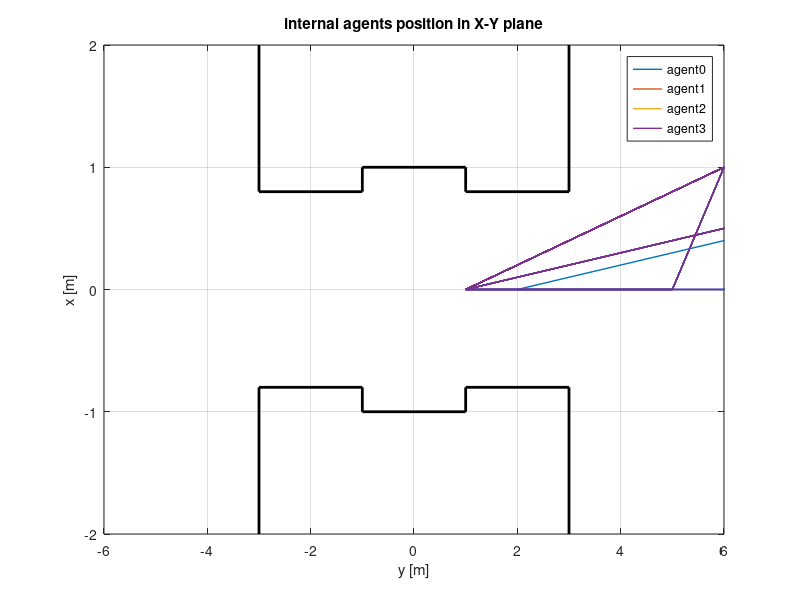
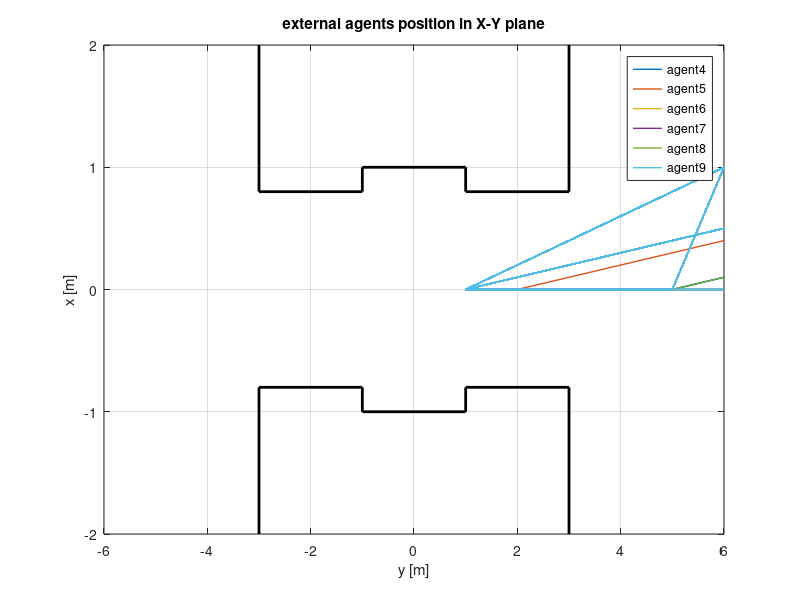

Write MATLAB code to recreate these figures, in order.
%% generate figures
clc; clear; close all;

tunnel_data = load('data.dat');
agent1 = tunnel_data(1:10:end-9,:);
agent2 = tunnel_data(2:10:end-8,:);
agent3 = tunnel_data(3:10:end-7,:);
agent4 = tunnel_data(4:10:end-6,:);
agent5 = tunnel_data(5:10:end-5,:);
agent6 = tunnel_data(6:10:end-4,:);
agent7 = tunnel_data(7:10:end-3,:);
agent8 = tunnel_data(8:10:end-2,:);
agent9 = tunnel_data(9:10:end-1,:);
agent10 = tunnel_data(10:10:end,:);

time = 1:1:tunnel_data(end,1);

% plot internal agent position
figure
plot(agent1(:,4),agent1(:,3),'LineWidth',1);
hold on
grid on
plot(agent2(:,4),agent2(:,3),'LineWidth',1);
plot(agent3(:,4),agent3(:,3),'LineWidth',1);
plot(agent4(:,4),agent4(:,3),'LineWidth',1);

line([-3 -3],[-2,-0.8],'color','black','LineWidth',2);
line([-3 -3],[0.8,2],'color','black','LineWidth',2);
line([3 3],[-2,-0.8],'color','black','LineWidth',2);
line([3 3],[0.8,2],'color','black','LineWidth',2);
line([-1 -1],[-1,-0.8],'color','black','LineWidth',2);
line([-1 -1],[0.8,1],'color','black','LineWidth',2);
line([1 1],[-1,-0.8],'color','black','LineWidth',2);
line([1 1],[0.8,1],'color','black','LineWidth',2);

line([-3 -1],[-0.8,-0.8],'color','black','LineWidth',2);
line([-3 -1],[0.8,0.8],'color','black','LineWidth',2);
line([1 3],[-0.8,-0.8],'color','black','LineWidth',2);
line([1 3],[0.8,0.8],'color','black','LineWidth',2);
line([-1 1],[-1,-1],'color','black','LineWidth',2);
line([-1 1],[1,1],'color','black','LineWidth',2);

xlabel('y [m]')
ylabel('x [m]')
xlim([-6 6])
ylim([-2 2])
title('internal agents position in X-Y plane')
legend('agent0','agent1','agent2','agent3');


figure
plot(agent5(:,4),agent5(:,3),'LineWidth',1);
hold on
grid on
plot(agent6(:,4),agent6(:,3),'LineWidth',1);
plot(agent7(:,4),agent7(:,3),'LineWidth',1);
plot(agent8(:,4),agent8(:,3),'LineWidth',1);
plot(agent9(:,4),agent9(:,3),'LineWidth',1);
plot(agent10(:,4),agent10(:,3),'LineWidth',1);   

line([-3 -3],[-2,-0.8],'color','black','LineWidth',2);
line([-3 -3],[0.8,2],'color','black','LineWidth',2);
line([3 3],[-2,-0.8],'color','black','LineWidth',2);
line([3 3],[0.8,2],'color','black','LineWidth',2);
line([-1 -1],[-1,-0.8],'color','black','LineWidth',2);
line([-1 -1],[0.8,1],'color','black','LineWidth',2);
line([1 1],[-1,-0.8],'color','black','LineWidth',2);
line([1 1],[0.8,1],'color','black','LineWidth',2);

line([-3 -1],[-0.8,-0.8],'color','black','LineWidth',2);
line([-3 -1],[0.8,0.8],'color','black','LineWidth',2);
line([1 3],[-0.8,-0.8],'color','black','LineWidth',2);
line([1 3],[0.8,0.8],'color','black','LineWidth',2);
line([-1 1],[-1,-1],'color','black','LineWidth',2);
line([-1 1],[1,1],'color','black','LineWidth',2);

xlabel('y [m]')
ylabel('x [m]')
xlim([-6 6])
ylim([-2 2])
title('external agents position in X-Y plane')
legend('agent4','agent5','agent6','agent7','agent8','agent9');
   

% % plot TARGET_KIN
% figure
% plot(time',agent1(:,5),'LineWidth',2);
% hold on
% grid on
% plot(time',agent2(:,5),'LineWidth',2);
% plot(time',agent3(:,5),'LineWidth',2);
% plot(time',agent4(:,5),'LineWidth',2);
% % plot(time',agent5(:,5),'LineWidth',2);
% % plot(time',agent6(:,5),'LineWidth',2);
% % plot(time',agent7(:,5),'LineWidth',2);
% % plot(time',agent8(:,5),'LineWidth',2);
% % plot(time',agent9(:,5),'LineWidth',2);
% % plot(time',agent10(:,5),'LineWidth',2);
% 
% xlabel('time step')
% xlim([0 2500])
% ylabel('TARGET_NONKIN')
% ylim([0 40])
% legend('agent0','agent1','agent2','agent3')
%    
%    
% % plot TARGET_NONKIN
% figure
% % plot(time',agent1(:,6),'LineWidth',1.5);
% % plot(time',agent2(:,6),'LineWidth',1.5);
% % plot(time',agent3(:,6),'LineWidth',1.5);
% % plot(time',agent4(:,6),'LineWidth',1.5);
% plot(time',agent5(:,6),'LineWidth',1.5);
% hold on
% grid on
% plot(time',agent6(:,6),'LineWidth',1.5);
% plot(time',agent7(:,6),'LineWidth',1.5);
% plot(time',agent8(:,6),'LineWidth',1.5);
% plot(time',agent9(:,6),'LineWidth',1.5);
% plot(time',agent10(:,6),'LineWidth',1.5);
% 
% xlabel('time step')
% xlim([0 2500])
% ylabel('TARGET_NONKIN')
% ylim([15 50])
% legend('agent4','agent5','agent6','agent7','agent8','agent9', ...
%        'Location','SouthEast');
